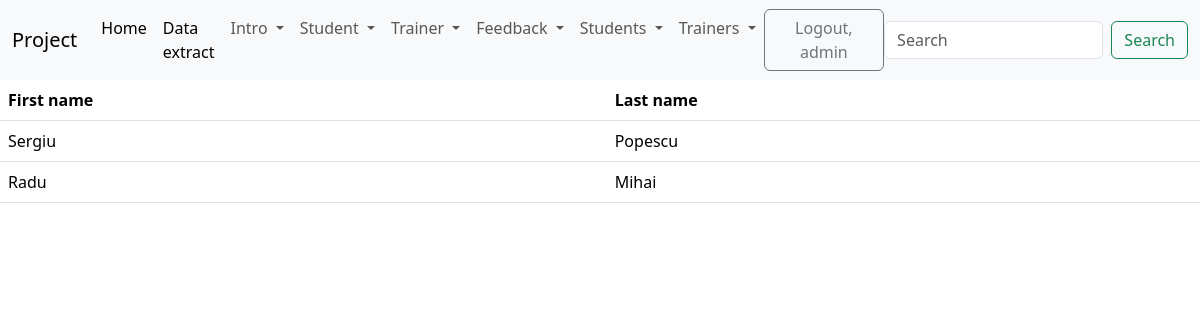
Screenshot of /get_all_students_per_trainers/1 (signed in) with the database file from the repository.
### student/models.py (models this page shows)
class Student(models.Model):
    gender_options = {
        ('M', 'Male'),
        ('F', 'Female'),
    }
    first_name = models.CharField(max_length=50)
    last_name = models.CharField(max_length=50)
    age = models.PositiveIntegerField()
    email = models.EmailField(max_length=50)
    description = models.TextField(max_length=500)
    active = models.BooleanField(default=True)
    start_date = models.DateField()
    end_date = models.DateField()
    gender = models.CharField(max_length=1, choices=gender_options)
    trainer = models.ForeignKey(Trainer, on_delete=models.CASCADE, null=True)
    created_at = models.DateTimeField(
        auto_now_add=True)  # stocam data si ora la salvarea unui student. Nu se mai modifica data si ora
    updated_at = models.DateTimeField(auto_now=True)  # stocam data si ora la orice modificare in clasa student
    def __str__(self):
        return f'{self.first_name} {self.last_name}'

### trainer/views.py (the view)
# urls.py: path('get_all_students_per_trainers/<int:pk>', views.get_all_students_per_trainer, name='get-all-students'),
def get_all_students_per_trainer(request, pk):
    get_students = {'get_students': Student.objects.filter(trainer_id=pk)}
    return render(request, 'trainer/get_all_students_per_trainer.html', get_students)

### student/context_processors.py (called while the page is built)
def get_all_students(request):
    return {'students': Student.objects.all()}

### trainer/context_processors.py (called while the page is built)
def get_all_trainers(request):
    return {'trainers': Trainer.objects.all()}

### trainer/models.py (called while the page is built)
    def __str__(self):
        return f'{self.first_name} {self.last_name}'

### templates/trainer/get_all_students_per_trainer.html (shortened to what this page needs)
{% extends 'base.html' %}
{% block content %}
    <div class="container-fluid">
        <div class="row">
            {% if not get_students %}
                <p>Acest trainer nu are studenti inscrisi la cursuri.</p>
            {% else %}
                <table class="table">
                    <thead>
                    <tr>
                        <th>First name</th>
                        <th>Last name</th>
                    </tr>
                    </thead>
                    <tbody>
                    {% for stud in get_students %}
                        <tr>
                            <td>{{ stud.first_name }}</td>
                            <td>{{ stud.last_name }}</td>
                        </tr>
                    {% endfor %}
                    </tbody>
                </table>
            {% endif %}
        </div>
    </div>
{% endblock %}

### templates/navbar.html (shortened to what this page needs)
<nav class="navbar navbar-expand-lg bg-body-tertiary">
    <div class="container-fluid">
        <a class="navbar-brand" href="#">Project</a>
        <div class="collapse navbar-collapse" id="navbarSupportedContent">
            <ul class="navbar-nav me-auto mb-2 mb-lg-0">
                <li class="nav-item">
                    <a class="nav-link active" aria-current="page" href="{% url 'home' %}">Home</a>
                </li>
                <li class="nav-item">
                    <a class="nav-link active" aria-current="page" href="{% url 'data' %}">Data extract</a>
                </li>
                {% if user.is_authenticated %}
                    <li class="nav-item dropdown">
                        <a class="nav-link dropdown-toggle" href="#" role="button" data-bs-toggle="dropdown"
                           aria-expanded="false">
                            Intro
                        </a>
                    </li>
                    <li class="nav-item dropdown">
                        <a class="nav-link dropdown-toggle" href="#" role="button" data-bs-toggle="dropdown"
                           aria-expanded="false">
                            Student
                        </a>
                    </li>
                    <li class="nav-item dropdown">
                        <a class="nav-link dropdown-toggle" href="#" role="button" data-bs-toggle="dropdown"
                           aria-expanded="false">
                            Trainer
                        </a>
                    </li>
                    <li class="nav-item dropdown">
                        <a class="nav-link dropdown-toggle" href="#" role="button" data-bs-toggle="dropdown"
                           aria-expanded="false">
                            Feedback
                        </a>
                    </li>
                    <li class="nav-item dropdown">
                        <a class="nav-link dropdown-toggle" href="#" role="button" data-bs-toggle="dropdown"
                           aria-expanded="false">
                            Students
                        </a>
                    </li>
                    <li class="nav-item dropdown">
                        <a class="nav-link dropdown-toggle" href="#" role="button" data-bs-toggle="dropdown"
                           aria-expanded="false">
                            Trainers
                        </a>
                    </li>
                {% endif %}
            </ul>
            {% if user.is_authenticated %}
                <form method="post" action="{% url 'logout' %}">
                    <button type="submit" class="btn btn-outline-secondary">Logout, {{ user.username }}</button>
                </form>
            {% else %}
                <div>
                    <a href="{% url 'login' %}" class="btn btn-outline-secondary">Login</a>
                    <a href="{% url 'create-user' %}" class="btn btn-outline-success">Sign Up</a>
                </div>
            {% endif %}
            <form class="d-flex" role="search">
                <input class="form-control me-2" type="search" placeholder="Search" aria-label="Search">
                <button class="btn btn-outline-success" type="submit">Search</button>
            </form>
        </div>
    </div>
</nav>

### rows the page displays
Student: first_name "Sergiu", last_name "Popescu"
Student: first_name "Radu", last_name "Mihai"

### other values shown
{{ user.username }} "admin"
